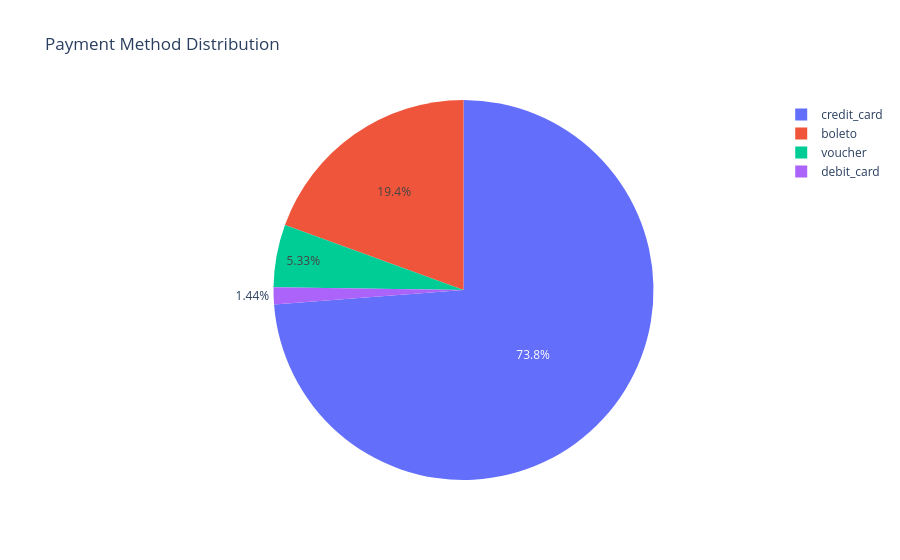

Here is the notebook cell this chart was saved with:
### Code cell
fig = px.pie(
    payment,
    names="payment_type",
    values="count",
    title="Payment Method Distribution"
)

fig.show()

### Figure 1 — Plotly figure (JSON) as saved in the notebook; plotly's stock layout.template omitted (floating-point values rounded to 4 significant figures)
{"data": [{"domain": {"x": [0, 1], "y": [0, 1]}, "hovertemplate": "payment_type=%{label}<br>count=%{value}<extra></extra>", "labels": ["credit_card", "boleto", "voucher", "debit_card"], "legendgroup": "", "name": "", "showlegend": true, "type": "pie", "values": [86769, 22867, 6274, 1691]}], "layout": {"legend": {"tracegroupgap": 0}, "title": {"text": "Payment Method Distribution"}}}
